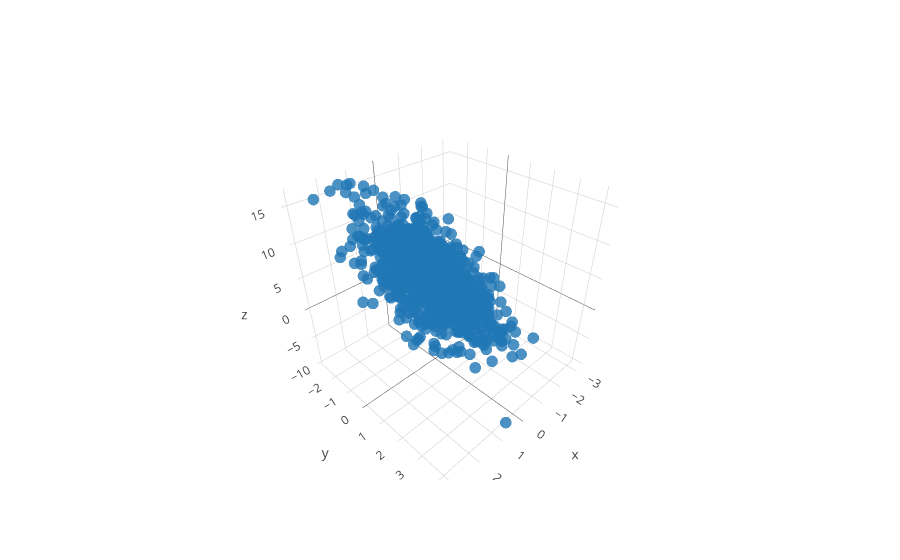

This figure's notebook cell:
### Code cell
scatter = go.Scatter3d(
    x=features[:, 0].asnumpy(),
    y=features[:, 1].asnumpy(),
    z=labels.asnumpy(),
    mode='markers',
    marker=dict(
        size=4,
        opacity=0.8
    )
)
fig = go.Figure(data=(scatter,))
py.offline.iplot(fig)

### Figure 1 — Plotly figure (JSON) as saved in the notebook; plotly's stock layout.template omitted (floating-point values rounded to 4 significant figures; data arrays with more than 128 entries replaced by an {"elided": "..."} marker saying what was removed)
{"data": [{"marker": {"opacity": 0.8, "size": 4}, "mode": "markers", "type": "scatter3d", "uid": "0dfafe09-7879-4ef6-8d49-26f396b81236", "x": {"elided": "1000 float values"}, "y": {"elided": "1000 float values"}, "z": {"elided": "1000 float values"}}], "layout": {}}
